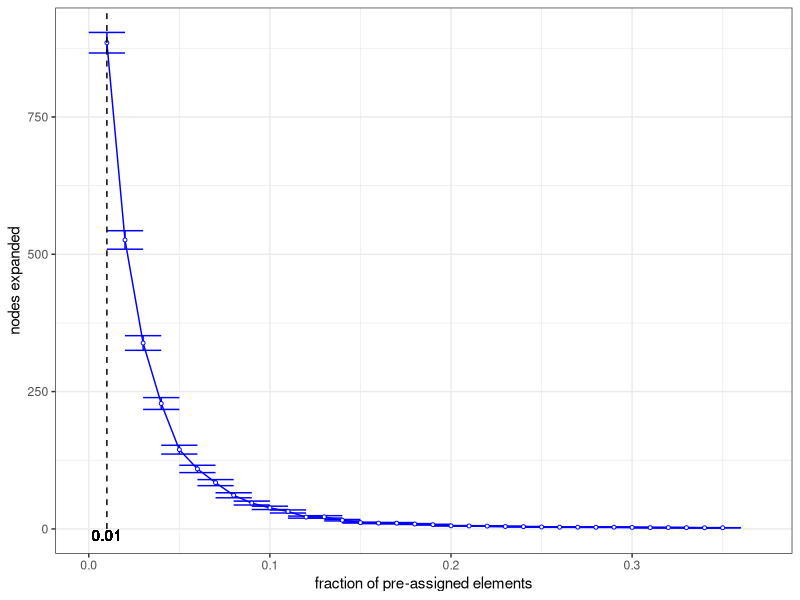
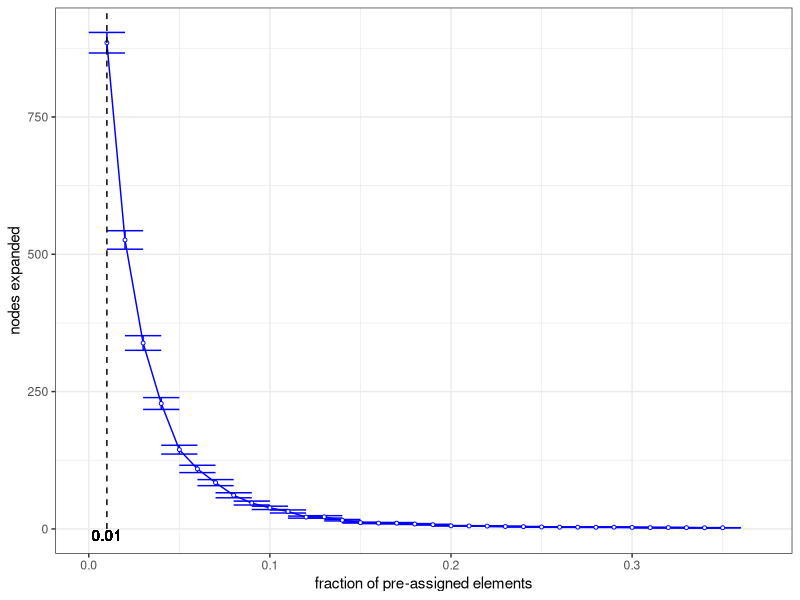

The R source for these figures, in order: (Note: this script raises an error after producing the figures.)
# Reading the data
#rawdata = read.table("stats_latinsquare10batch.txt");
rawdata = read.table("stats_ls10.txt");
# Compute basic statistics 
m <- dim(rawdata)[1];
n <- dim(rawdata)[2];
even_ind <- seq(2, n, 2)
odd_ind  <- seq(3, n, 2)
stderr <- function(x) sd(x)/sqrt(length(x))
dataframe <- data.frame(
  "clues" = rawdata[,1],
  "nodes" = apply(t(rawdata)[even_ind,], 2, mean),
  "nodeserr" = apply(t(rawdata)[even_ind,], 2, stderr), 
  "solvable" = apply(t(rawdata)[odd_ind,], 2, mean),
  "solvableerr" = apply(t(rawdata)[odd_ind,], 2, stderr)
  )

# Find the range of clues that encloses 50% solvavbility
mini <- min(which(dataframe$solvable<.5, arr.ind=TRUE))-1
maxi <- max(which(dataframe$solvable>.5, arr.ind=TRUE))+1
psol1 <- dataframe$clues[mini]
psol2 <- dataframe$clues[maxi]

maxnodesi <- which.max(dataframe$nodes)
pnodes <- dataframe$clues[maxnodesi]

# Graphical representation

library(ggplot2)
figure_nodes <- ggplot(data=dataframe, aes(x=clues, y=nodes)) + 
  geom_line(colour = "blue") +
  geom_errorbar(aes(ymin=nodes-nodeserr, ymax=nodes+nodeserr), colour="blue", width=.02) +
  geom_point(shape=21, size=1, colour="blue",  fill="white") +
  xlab ("fraction of pre-assigned elements") +
  ylab ("nodes expanded") +
  geom_line(data=data.frame(x=c(pnodes, pnodes), y = c(0, +Inf)), aes(x=x, y=y), colour = "black", size = .5, linetype = "dashed") + 
  geom_text(aes(x = pnodes, y = 0, label = format(pnodes), vjust = "top"), colour = "black") + 
  theme_bw() 

show(figure_nodes)
ggsave("nodes.png", plot = figure_nodes, device = "png")

figure_solvable <- ggplot(data=dataframe, aes(x=clues, y=solvable)) + 
  geom_line(colour = "blue") +
  geom_errorbar(aes(ymin=solvable-solvableerr, ymax=solvable+solvableerr), colour="blue", width=.02) +
  geom_point(shape=21, size=1, colour="blue",  fill="white") +
  xlab ("fraction of pre-assigned elements") +
  ylab ("solvability") +
  geom_line(data=data.frame(x=c(-Inf, +Inf), y = c(0.5, .5)), aes(x=x, y=y), colour = "black", size=.5, linetype = "dashed") + 
  annotate("rect", xmin=psol1, xmax=psol2, ymin=-Inf, ymax=+Inf, fill='black', alpha=0.2) +
  geom_text(aes(x = psol1, y = 0, label = format(psol1, digits=2), vjust = "top", hjust ="right"), colour = "black") + 
  geom_text(aes(x = psol2, y = 1, label = format(psol2, digits=2), vjust = "bottom", hjust = "left"), colour = "black") + 
  theme_bw() 

show(figure_solvable)
ggsave("solvability.png", plot = figure_solvable, device = "png")
